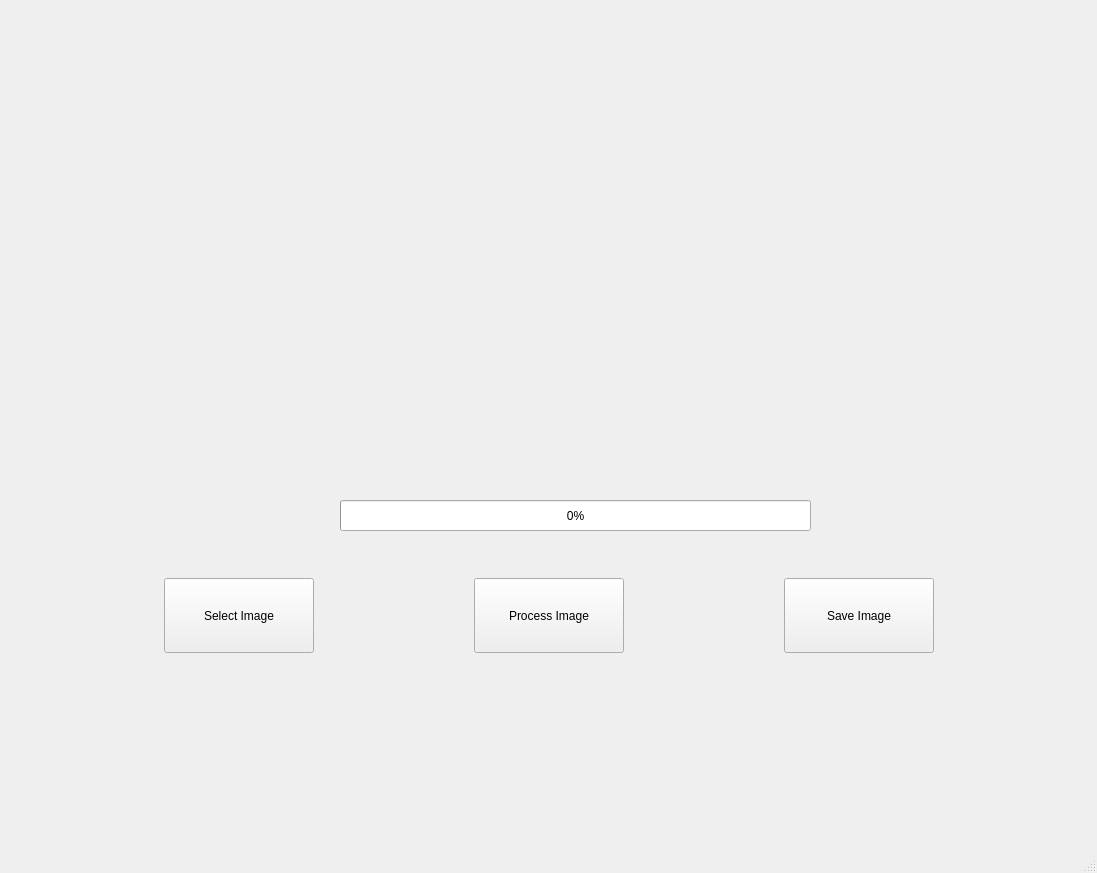
<?xml version="1.0" encoding="UTF-8"?>
<ui version="4.0">
 <class>DocumentScanner</class>
 <widget class="QMainWindow" name="DocumentScanner">
  <property name="geometry">
   <rect>
    <x>0</x>
    <y>0</y>
    <width>1097</width>
    <height>873</height>
   </rect>
  </property>
  <property name="windowTitle">
   <string>Document Scanner</string>
  </property>
  <widget class="QWidget" name="centralwidget">
   <widget class="QWidget" name="horizontalLayoutWidget_2">
    <property name="geometry">
     <rect>
      <x>10</x>
      <y>560</y>
      <width>1081</width>
      <height>111</height>
     </rect>
    </property>
    <layout class="QHBoxLayout" name="horizontalLayout_2">
     <item>
      <spacer name="horizontalSpacer_4">
       <property name="orientation">
        <enum>Qt::Horizontal</enum>
       </property>
       <property name="sizeType">
        <enum>QSizePolicy::Preferred</enum>
       </property>
       <property name="sizeHint" stdset="0">
        <size>
         <width>10</width>
         <height>10</height>
        </size>
       </property>
      </spacer>
     </item>
     <item>
      <widget class="QPushButton" name="selectImage">
       <property name="sizePolicy">
        <sizepolicy hsizetype="Preferred" vsizetype="Preferred">
         <horstretch>0</horstretch>
         <verstretch>0</verstretch>
        </sizepolicy>
       </property>
       <property name="maximumSize">
        <size>
         <width>150</width>
         <height>75</height>
        </size>
       </property>
       <property name="sizeIncrement">
        <size>
         <width>5</width>
         <height>5</height>
        </size>
       </property>
       <property name="baseSize">
        <size>
         <width>150</width>
         <height>150</height>
        </size>
       </property>
       <property name="text">
        <string>Select Image</string>
       </property>
       <property name="iconSize">
        <size>
         <width>16</width>
         <height>16</height>
        </size>
       </property>
      </widget>
     </item>
     <item>
      <spacer name="horizontalSpacer_5">
       <property name="orientation">
        <enum>Qt::Horizontal</enum>
       </property>
       <property name="sizeType">
        <enum>QSizePolicy::Preferred</enum>
       </property>
       <property name="sizeHint" stdset="0">
        <size>
         <width>10</width>
         <height>10</height>
        </size>
       </property>
      </spacer>
     </item>
     <item>
      <widget class="QPushButton" name="processImage">
       <property name="sizePolicy">
        <sizepolicy hsizetype="Preferred" vsizetype="Preferred">
         <horstretch>0</horstretch>
         <verstretch>0</verstretch>
        </sizepolicy>
       </property>
       <property name="maximumSize">
        <size>
         <width>150</width>
         <height>75</height>
        </size>
       </property>
       <property name="sizeIncrement">
        <size>
         <width>5</width>
         <height>5</height>
        </size>
       </property>
       <property name="baseSize">
        <size>
         <width>150</width>
         <height>150</height>
        </size>
       </property>
       <property name="text">
        <string>Process Image</string>
       </property>
       <property name="iconSize">
        <size>
         <width>16</width>
         <height>16</height>
        </size>
       </property>
      </widget>
     </item>
     <item>
      <spacer name="horizontalSpacer_6">
       <property name="orientation">
        <enum>Qt::Horizontal</enum>
       </property>
       <property name="sizeType">
        <enum>QSizePolicy::Preferred</enum>
       </property>
       <property name="sizeHint" stdset="0">
        <size>
         <width>10</width>
         <height>10</height>
        </size>
       </property>
      </spacer>
     </item>
     <item>
      <widget class="QPushButton" name="saveImage">
       <property name="sizePolicy">
        <sizepolicy hsizetype="Preferred" vsizetype="Preferred">
         <horstretch>0</horstretch>
         <verstretch>0</verstretch>
        </sizepolicy>
       </property>
       <property name="maximumSize">
        <size>
         <width>150</width>
         <height>75</height>
        </size>
       </property>
       <property name="sizeIncrement">
        <size>
         <width>5</width>
         <height>5</height>
        </size>
       </property>
       <property name="baseSize">
        <size>
         <width>150</width>
         <height>150</height>
        </size>
       </property>
       <property name="text">
        <string>Save Image</string>
       </property>
       <property name="iconSize">
        <size>
         <width>16</width>
         <height>16</height>
        </size>
       </property>
      </widget>
     </item>
     <item>
      <spacer name="horizontalSpacer_7">
       <property name="orientation">
        <enum>Qt::Horizontal</enum>
       </property>
       <property name="sizeType">
        <enum>QSizePolicy::Preferred</enum>
       </property>
       <property name="sizeHint" stdset="0">
        <size>
         <width>10</width>
         <height>10</height>
        </size>
       </property>
      </spacer>
     </item>
    </layout>
   </widget>
   <widget class="QProgressBar" name="ImageProgressBar">
    <property name="geometry">
     <rect>
      <x>340</x>
      <y>500</y>
      <width>471</width>
      <height>31</height>
     </rect>
    </property>
    <property name="value">
     <number>0</number>
    </property>
   </widget>
   <widget class="QWidget" name="horizontalLayoutWidget">
    <property name="geometry">
     <rect>
      <x>10</x>
      <y>10</y>
      <width>1071</width>
      <height>451</height>
     </rect>
    </property>
    <layout class="QHBoxLayout" name="horizontalLayout">
     <item>
      <spacer name="horizontalSpacer_2">
       <property name="orientation">
        <enum>Qt::Horizontal</enum>
       </property>
       <property name="sizeType">
        <enum>QSizePolicy::Fixed</enum>
       </property>
       <property name="sizeHint" stdset="0">
        <size>
         <width>50</width>
         <height>50</height>
        </size>
       </property>
      </spacer>
     </item>
     <item>
      <widget class="QLabel" name="inputImage">
       <property name="text">
        <string/>
       </property>
      </widget>
     </item>
     <item>
      <spacer name="horizontalSpacer_3">
       <property name="orientation">
        <enum>Qt::Horizontal</enum>
       </property>
       <property name="sizeType">
        <enum>QSizePolicy::Fixed</enum>
       </property>
       <property name="sizeHint" stdset="0">
        <size>
         <width>50</width>
         <height>50</height>
        </size>
       </property>
      </spacer>
     </item>
     <item>
      <widget class="QLabel" name="outputImage">
       <property name="text">
        <string/>
       </property>
      </widget>
     </item>
     <item>
      <spacer name="horizontalSpacer">
       <property name="orientation">
        <enum>Qt::Horizontal</enum>
       </property>
       <property name="sizeType">
        <enum>QSizePolicy::Fixed</enum>
       </property>
       <property name="sizeHint" stdset="0">
        <size>
         <width>50</width>
         <height>50</height>
        </size>
       </property>
      </spacer>
     </item>
    </layout>
   </widget>
  </widget>
  <widget class="QStatusBar" name="statusbar"/>
 </widget>
 <resources/>
 <connections/>
</ui>
